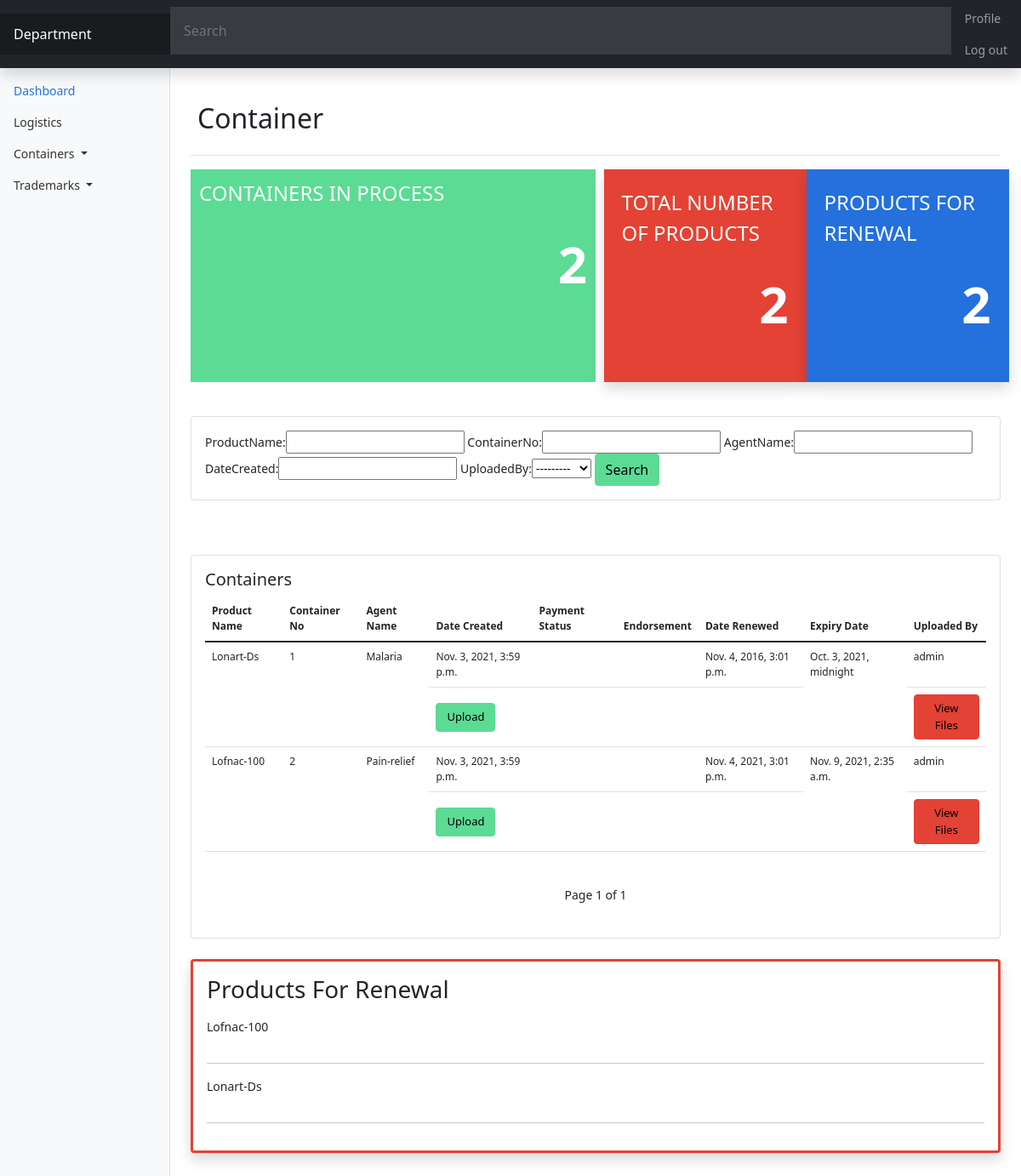
/container/ (signed in), run on the app's committed database.
### app/models.py (models this page shows)
class Container(models.Model):
    productName = models.CharField(max_length=100)
    containerNo = models.CharField(max_length=100)
    agentName = models.CharField(max_length=100)
    receiptDoc = models.FileField(upload_to='receipts', null=True, blank=True)
    endorsementDoc = models.FileField(upload_to='endorsements', null=True, blank=True)
    dateCreated = models.DateTimeField(default=timezone.now)
    dateRenewed = models.DateTimeField(default=timezone.now)
    expiryDate = models.DateTimeField(default=timezone.now)
    uploadedBy = models.ForeignKey(User, on_delete=models.RESTRICT)
    def __str__(self):
        return self.productName

### app/views.py (the view)
# urls.py: path('container/', views.container, name='app-container'),
@login_required
def container(request):
    cont = Container.objects.all()
    conttot = Container.objects.count()
    prodren = Container.objects.filter(receiptDoc__exact='').count()
    expi = [x.id for x in cont if x.expiryDate - timezone.now() <= datetime.timedelta(days=185)]
    exp = Container.objects.filter(id__in=expi).count()
    trexpired = Container.objects.filter(id__in=expi).order_by('-dateRenewed')
    paginator = Paginator(cont, 5)
    page_number = request.GET.get('page')
    page_obj = paginator.get_page(page_number)
    maiFilter = ContainerFilter(request.GET, queryset=cont)
    cont = maiFilter.qs
    context = {'cont':cont, 'page_obj':page_obj, 'conttot':conttot, 'exp':exp, 'trexpired':trexpired, 'prodren':prodren, 'maiFilter':maiFilter}
    return render(request, 'app/container.html', context)

### app/templates/app/container.html (shortened to what this page needs)
{% extends "app/base.html" %}
{% block content %}
{% load static %}
<body class="bodie">
    <header class="navbar navbar-dark sticky-top bg-dark flex-md-nowrap p-0 shadow">
        <a class="navbar-brand col-md-3 col-lg-2 me-0 px-3" href="#">Department</a>
        <input class="form-control form-control-dark w-100 mt-2 py-3" type="text" placeholder="Search" aria-label="Search">
        <div class="navbar-nav">
          <div class="nav-item text-nowrap">
            {% if user.is_authenticated %}
              <a class="nav-link px-3" href="{% url 'profile' %}">Profile</a>
              <a class="nav-link px-3" href="{% url 'logout' %}">Log out</a>
            {% else %}
              <a class="nav-link px-3" href="{% url 'login' %}">Login</a>
            {% endif %}
          </div>
        </div>
      </header>
      <section>
        <div class="container">
          <div class="row">
            <nav id="sidebarMenu" class="col-md-3 mt-4 col-lg-2 d-md-block bg-light sidebar collapse">
              <div class="pt-3">
                <ul class="nav flex-column">
                  <li class="nav-item">
                    <a class="nav-link active" aria-current="page" href="#">
                      Dashboard
                    </a>
                  </li>
                  <li class="nav-item">
                    <a class="nav-link" href="{% url 'app-dashboard' %}">
                      Logistics
                    </a>
                  </li>
                  <li class="nav-item dropdown">
                    <a class="nav-link dropdown-toggle" id="dropdownMenuLink" href="#" data-bs-toggle="dropdown" aria-expanded="false">
                      Containers
                    </a>
                  </li>
                  <li class="nav-item">
                    <a class="nav-link dropdown-toggle" id="dropdownMenuLink2" href="#" data-bs-toggle="dropdown" aria-expanded="false">
                      Trademarks
                    </a>
                  </li>
                </div>
              </div>
          </div>
      </section>
      <section class="col-md-9 ms-sm-auto col-lg-10 px-md-4 dashsec">
        <div class="d-flex justify-content-between flex-wrap flex-md-nowrap mt-3 align-items-center pt-3 pb-2 mb-3 border-bottom">
          <h1 class="h2 p-2">Container</h1>
        </div>
        <div class="row">
          <div class="d-flex flex-sm-row flex-column topsect">
            <div class="col-md-6 col-lg-6 process">
              <header>Containers in Process</header>
              <h4 class="py-4 mb-3">{{prodren}}</h4>
            </div>
            <div class="d-flex flex-sm-row flex-column col-md-6 prod col-lg-6">
              <div class="col tot p-3 shadow">
                <header>Total Number of Products</header>
                <h4 class="py-4 mb-3">{{conttot}}</h4>
              </div>
              <div class="col ren p-3 shadow">
                <header>Products for Renewal</header>
                <h4 class="py-4 mb-3">{{exp}}</h4>
              </div>
            </div>
          </div>
        </div>
        <div class="row py-4 mt-3">
          <div class="d-flex flex-sm-row flex-column">
            <div class="d-flex card card-body">
              <form method="get">
                {{maiFilter.form}}
                <button class="btn btn-primary" type="submit">Search</button>
              </form>
            </div>
          </div>
        </div>
        <div class="row py-4 mt-3">
            <div class="d-flex flex-sm-row flex-column">
              <div class="d-flex card card-body">
                <h5>Containers</h5>
                <div class="dflex flex-sm-row flex-column">
                  <table class="table table-responsive tabul">
                    <thead>
                      <tr>
                        <th>Product Name</th>
                        <th>Container No</th>
                        <th>Agent Name</th>
                        <th>Date Created</th>
                        <th>Payment Status</th>
                        <th>Endorsement</th>
                        <th>Date Renewed</th>
                        <th>Expiry Date</th>
                        <th>Uploaded By</th>
                      </tr>
                    </thead>
                    <tbody>
                      {% for i in cont %}
                        <tr>
                          <td rowspan="2">{{i.productName}}</td>
                          <td rowspan="2">{{i.containerNo}}</td>
                          <td rowspan="2">{{i.agentName}}</td>
                          <td>{{i.dateCreated}}</td>
                          <td>{{i.receiptDoc}}</td>
                          <td>{{i.endorsementDoc}}</td>
                          <td>{{i.dateRenewed}}</td>
                          <td rowspan="2">{{i.expiryDate}}</td>
                          <td>{{i.uploadedBy}}</td>
                        </tr>
                        <tr class="align-middle">
                          <td class="justify-content-center align-middle" colspan="4"><a href="{% url 'container-update' i.id %}" class="btn btn-primary">Upload</a></td>
                          <td><a href="{% url 'container-detail' i.id %}" class="btn btn-secondary">View Files</a></td>
                        </tr>
                        {% endfor %}
                    </tbody>
                  </table>
                </div>
                <div class="container p-4">
                  <div class="pagination justify-content-center">
                    <span class="step-links">
                      <span class="current">
                        Page {{ page_obj.number }} of {{ page_obj.paginator.num_pages }}
                      </span>
                    </span>
                  </div>
                </div>
              </div>
            </div>
          </div>
          <div class="d-flex flex-sm-row flex-column mb-5">
            <div class="d-flex card card-body shadow rounded-top border-3 border-secondary">
              <h3 class="mb-3">Products For Renewal</h3>
              {% for i in trexpired %}
                  <p>{{ i }}</p><hr>
              {% endfor %}
            </div>
          </div>
      </section>
    </body>
    </html>
    {% endblock %}

### data on the page
Container: productName "Lonart-Ds", containerNo "1", agentName "Malaria", dateCreated "Nov. 3, 2021, 3:59 p.m.", dateRenewed "Nov. 4, 2016, 3:01 p.m.", expiryDate "Oct. 3, 2021, midnight", uploadedBy "admin"
Container: productName "Lofnac-100", containerNo "2", agentName "Pain-relief", dateCreated "Nov. 3, 2021, 3:59 p.m.", dateRenewed "Nov. 4, 2021, 3:01 p.m.", expiryDate "Nov. 9, 2021, 2:35 a.m.", uploadedBy "admin"

### other printed values
{{ prodren }} "2"
{{ conttot }} "2"
{{ exp }} "2"
{{ page_obj.number }} "1"
{{ page_obj.paginator.num_pages }} "1"
